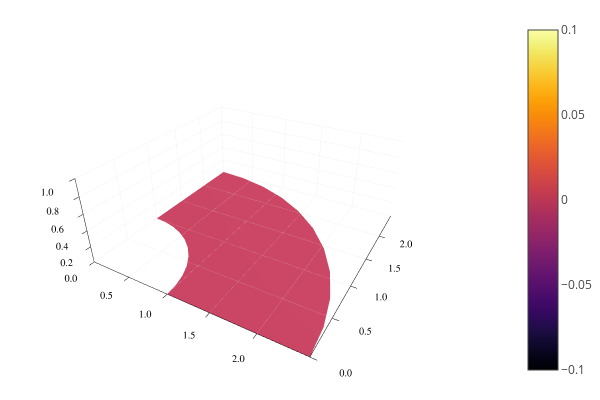

Here is the notebook cell this chart was saved with:
### Markdown cell above
## Bezier Extraction
We first define the geometry where we are going to solve the Poisson problem.

### Code cell
#include("../JuliaIGA.jl")
ξ=[0,0,0,(1/3),(2/3),1,1,1];
η=[0,0,0,(1/3),(2/3),1,1,1];
B=[
    [0. 1. 0] [0.2612 1.0 0] [0.7346 0.7346 0] [1.0 0.2612 0] [1.0 0. 0];
    [0.0 1.25 0] [0.3265 1.25 0] [0.9182 0.9182 0] [1.25 0.3265 0] [1.25 0.0 0];
    [0.0 1.75 0] [0.4571 1.75 0] [1.2856 1.2856 0] [1.75 0.4571 0] [1.75 0.0 0];
    [0.0 2.25 0] [0.5877 2.25 0] [1.6528 1.6528 0] [2.25 0.5877 0] [2.25 0.0 0];
    [0.0 2.5 0]  [0.6530 2.5 0]  [1.8365 1.8365 0] [2.5 0.6530 0]  [2.5 0.0 0];
];
ω=[
    1.0 0.9024 0.8373 0.9024 1.0;
    1.0 0.9024 0.8373 0.9024 1.0;
    1.0 0.9024 0.8373 0.9024 1.0;
    1.0 0.9024 0.8373 0.9024 1.0;
    1.0 0.9024 0.8373 0.9024 1.0;
];
S = JuliaIGA.NURBSurface(2,2,ξ,η,B,ω);
X,Y,Z = JuliaIGA.NURBSPlot(S,0.1,opt="Projection")
surface(X,Y,Z)

### Figure 1 — Plotly figure (JSON) as saved in the notebook; plotly's stock layout.template omitted (floating-point values rounded to 4 significant figures)
{"data": [{"colorbar": {"title": ""}, "colorscale": [[0, "rgba(0, 0, 4, 1.000)"], [0.03448, "rgba(4, 3, 20, 1.000)"], [0.06897, "rgba(13, 8, 41, 1.000)"], [0.1034, "rgba(24, 12, 60, 1.000)"], [0.1379, "rgba(38, 12, 81, 1.000)"], [0.1724, "rgba(54, 9, 97, 1.000)"], [0.2069, "rgba(69, 10, 105, 1.000)"], [0.2414, "rgba(84, 15, 109, 1.000)"], [0.2759, "rgba(97, 19, 110, 1.000)"], [0.3103, "rgba(111, 25, 110, 1.000)"], [0.3448, "rgba(125, 30, 109, 1.000)"], [0.3793, "rgba(140, 35, 105, 1.000)"], [0.4138, "rgba(154, 40, 101, 1.000)"], [0.4483, "rgba(166, 45, 96, 1.000)"], [0.4828, "rgba(180, 51, 89, 1.000)"], [0.5172, "rgba(193, 58, 80, 1.000)"], [0.5517, "rgba(206, 67, 71, 1.000)"], [0.5862, "rgba(216, 76, 62, 1.000)"], [0.6207, "rgba(226, 87, 52, 1.000)"], [0.6552, "rgba(235, 100, 41, 1.000)"], [0.6897, "rgba(241, 115, 29, 1.000)"], [0.7241, "rgba(247, 130, 18, 1.000)"], [0.7586, "rgba(250, 144, 8, 1.000)"], [0.7931, "rgba(252, 161, 8, 1.000)"], [0.8276, "rgba(252, 178, 22, 1.000)"], [0.8621, "rgba(250, 196, 42, 1.000)"], [0.8966, "rgba(246, 213, 67, 1.000)"], [0.931, "rgba(243, 229, 93, 1.000)"], [0.9655, "rgba(242, 244, 130, 1.000)"], [1, "rgba(252, 255, 164, 1.000)"]], "name": "y1", "opacity": null, "showlegend": false, "showscale": true, "type": "surface", "x": [[0, 0.1449, 0.2938, 0.4413, 0.5811, 0.7071, 0.8138, 0.8974, 0.9559, 0.9894, 1], [0, 0.1667, 0.3379, 0.5074, 0.6683, 0.8132, 0.9359, 1.032, 1.099, 1.138, 1.15], [0, 0.1884, 0.382, 0.5736, 0.7554, 0.9192, 1.058, 1.167, 1.243, 1.286, 1.3], [0, 0.2101, 0.426, 0.6398, 0.8426, 1.025, 1.18, 1.301, 1.386, 1.435, 1.45], [0, 0.2319, 0.4701, 0.706, 0.9298, 1.131, 1.302, 1.436, 1.529, 1.583, 1.6], [0, 0.2536, 0.5142, 0.7722, 1.017, 1.237, 1.424, 1.57, 1.673, 1.732, 1.75], [0, 0.2753, 0.5582, 0.8384, 1.104, 1.344, 1.546, 1.705, 1.816, 1.88, 1.9], [0, 0.2971, 0.6023, 0.9046, 1.191, 1.45, 1.668, 1.84, 1.96, 2.028, 2.05], [0, 0.3188, 0.6464, 0.9708, 1.278, 1.556, 1.79, 1.974, 2.103, 2.177, 2.2], [0, 0.3406, 0.6905, 1.037, 1.366, 1.662, 1.912, 2.109, 2.246, 2.325, 2.35], [0, 0.3623, 0.7345, 1.103, 1.453, 1.768, 2.035, 2.243, 2.39, 2.474, 2.5]], "xaxis": "x1", "y": [[1, 0.9894, 0.9559, 0.8974, 0.8138, 0.7071, 0.5811, 0.4413, 0.2938, 0.1449, 0], [1.15, 1.138, 1.099, 1.032, 0.9359, 0.8132, 0.6683, 0.5074, 0.3379, 0.1667, 0], [1.3, 1.286, 1.243, 1.167, 1.058, 0.9192, 0.7554, 0.5736, 0.382, 0.1884, 0], [1.45, 1.435, 1.386, 1.301, 1.18, 1.025, 0.8426, 0.6398, 0.426, 0.2101, 0], [1.6, 1.583, 1.529, 1.436, 1.302, 1.131, 0.9298, 0.706, 0.4701, 0.2319, 0], [1.75, 1.732, 1.673, 1.57, 1.424, 1.237, 1.017, 0.7722, 0.5142, 0.2536, 0], [1.9, 1.88, 1.816, 1.705, 1.546, 1.344, 1.104, 0.8384, 0.5582, 0.2753, 0], [2.05, 2.028, 1.96, 1.84, 1.668, 1.45, 1.191, 0.9046, 0.6023, 0.2971, 0], [2.2, 2.177, 2.103, 1.974, 1.79, 1.556, 1.278, 0.9708, 0.6464, 0.3188, 0], [2.35, 2.325, 2.246, 2.109, 1.912, 1.662, 1.366, 1.037, 0.6905, 0.3406, 0], [2.5, 2.474, 2.39, 2.243, 2.035, 1.768, 1.453, 1.103, 0.7345, 0.3623, 0]], "yaxis": "y1", "z": [[0, 0, 0, 0, 0, 0, 0, 0, 0, 0, 0], [0, 0, 0, 0, 0, 0, 0, 0, 0, 0, 0], [0, 0, 0, 0, 0, 0, 0, 0, 0, 0, 0], [0, 0, 0, 0, 0, 0, 0, 0, 0, 0, 0], [0, 0, 0, 0, 0, 0, 0, 0, 0, 0, 0], [0, 0, 0, 0, 0, 0, 0, 0, 0, 0, 0], [0, 0, 0, 0, 0, 0, 0, 0, 0, 0, 0], [0, 0, 0, 0, 0, 0, 0, 0, 0, 0, 0], [0, 0, 0, 0, 0, 0, 0, 0, 0, 0, 0], [0, 0, 0, 0, 0, 0, 0, 0, 0, 0, 0], [0, 0, 0, 0, 0, 0, 0, 0, 0, 0, 0]], "zmax": 0.1, "zmin": -0.1}], "layout": {"annotations": [], "height": 400, "legend": {"bgcolor": "rgba(255, 255, 255, 1.000)", "bordercolor": "rgba(0, 0, 0, 1.000)", "font": {"color": "rgba(0, 0, 0, 1.000)", "family": "sans-serif", "size": 11}, "tracegroupgap": 0, "x": 1, "y": 1}, "margin": {"b": 20, "l": 0, "r": 0, "t": 20}, "paper_bgcolor": "rgba(255, 255, 255, 1.000)", "plot_bgcolor": "rgba(255, 255, 255, 1.000)", "scene": {"camera": {"eye": {"x": 1.126, "y": -1.95, "z": 1.3}}, "xaxis": {"anchor": "y1", "domain": [0.05101, 0.9934], "gridcolor": "rgba(0, 0, 0, 0.100)", "gridwidth": 0.5, "linecolor": "rgba(0, 0, 0, 1.000)", "mirror": false, "range": [0, 2.5], "showgrid": true, "showline": true, "showticklabels": true, "tickangle": 0, "tickcolor": "rgb(0, 0, 0)", "tickfont": {"color": "rgba(0, 0, 0, 1.000)", "family": "sans-serif", "size": 11}, "tickmode": "array", "ticks": "inside", "ticktext": ["0.0", "0.5", "1.0", "1.5", "2.0", "2.0"], "tickvals": [0, 0.5, 1, 1.5, 2, 2], "title": "", "titlefont": {"color": "rgba(0, 0, 0, 1.000)", "family": "sans-serif", "size": 15}, "type": "-", "visible": true, "zeroline": false, "zerolinecolor": "rgba(0, 0, 0, 1.000)"}, "yaxis": {"anchor": "x1", "domain": [0.03762, 0.9902], "gridcolor": "rgba(0, 0, 0, 0.100)", "gridwidth": 0.5, "linecolor": "rgba(0, 0, 0, 1.000)", "mirror": false, "range": [0, 2.5], "showgrid": true, "showline": true, "showticklabels": true, "tickangle": 0, "tickcolor": "rgb(0, 0, 0)", "tickfont": {"color": "rgba(0, 0, 0, 1.000)", "family": "sans-serif", "size": 11}, "tickmode": "array", "ticks": "inside", "ticktext": ["0.0", "0.5", "1.0", "1.5", "2.0", "2.0"], "tickvals": [0, 0.5, 1, 1.5, 2, 2], "title": "", "titlefont": {"color": "rgba(0, 0, 0, 1.000)", "family": "sans-serif", "size": 15}, "type": "-", "visible": true, "zeroline": false, "zerolinecolor": "rgba(0, 0, 0, 1.000)"}, "zaxis": {"gridcolor": "rgba(0, 0, 0, 0.100)", "gridwidth": 0.5, "linecolor": "rgba(0, 0, 0, 1.000)", "mirror": false, "range": [0, 1], "showgrid": true, "showline": true, "showticklabels": true, "tickangle": 0, "tickcolor": "rgb(0, 0, 0)", "tickfont": {"color": "rgba(0, 0, 0, 1.000)", "family": "sans-serif", "size": 11}, "tickmode": "array", "ticks": "inside", "ticktext": ["0.0", "0.2", "0.4", "0.6", "0.8", "1.0"], "tickvals": [0, 0.2, 0.4, 0.6, 0.8, 1], "title": "", "titlefont": {"color": "rgba(0, 0, 0, 1.000)", "family": "sans-serif", "size": 15}, "type": "-", "visible": true, "zeroline": false, "zerolinecolor": "rgba(0, 0, 0, 1.000)"}}, "showlegend": true, "width": 600}}
